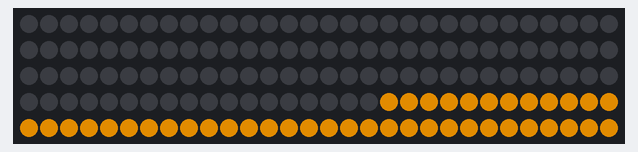
A sketch run on a simulated Arduino Uno, built with avr-gcc and run on an emulated ATmega328P. Shown: 150 RGB LEDs in strip order, left to right, continuing on the next row. Dim RGB values are drawn brighter than linear.

Above: at 0.89 s.
At 4.64 s:
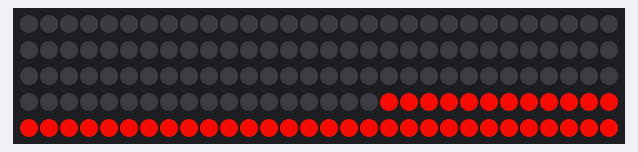
At 10.27 s:
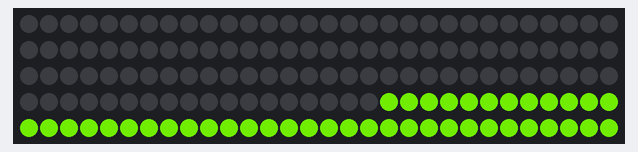
At 19.99 s:
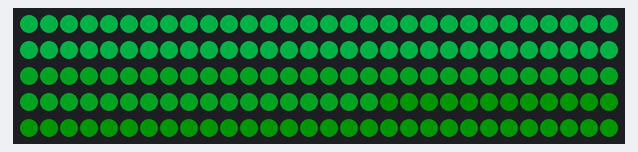
At 29.41 s:
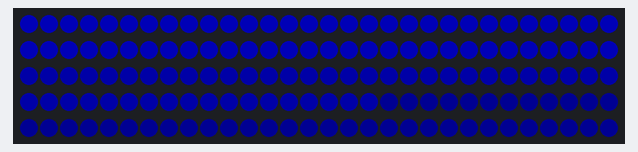
At 39.68 s:
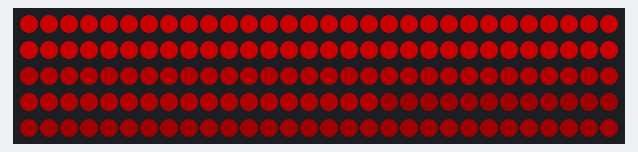

The sketch:

bigcircle.ino
```cpp
#import <FastLED.h>

#define N_LEDS 150
CRGBArray<N_LEDS> leds;

void setup() {
  FastLED.addLeds<WS2812B, 7, GRB>(leds, N_LEDS);
  FastLED.setMaxPowerInVoltsAndMilliamps(5, 1000);
}

int rings[3] = { 60, 48, 42 };
int ring = 10;
int hue = 0;

void loop() {
  EVERY_N_MILLISECONDS(80) {
    int pixels = rings[ring];
    if (ring < 3) {
      int offset = 0;
      for (int i = 0; i < ring; i++) {
        offset += rings[i];
      }
      for(CRGB & pixel : leds(offset, offset + pixels - 1)) {
        pixel = CHSV(hue, 255, 255);
      }
    }
    ring -= 1;
    hue += 5;
    if (ring == -1) { ring = 10; }
  }
  fadeToBlackBy(leds, N_LEDS, 10);
  show_at_max_brightness_for_power();
}
```
